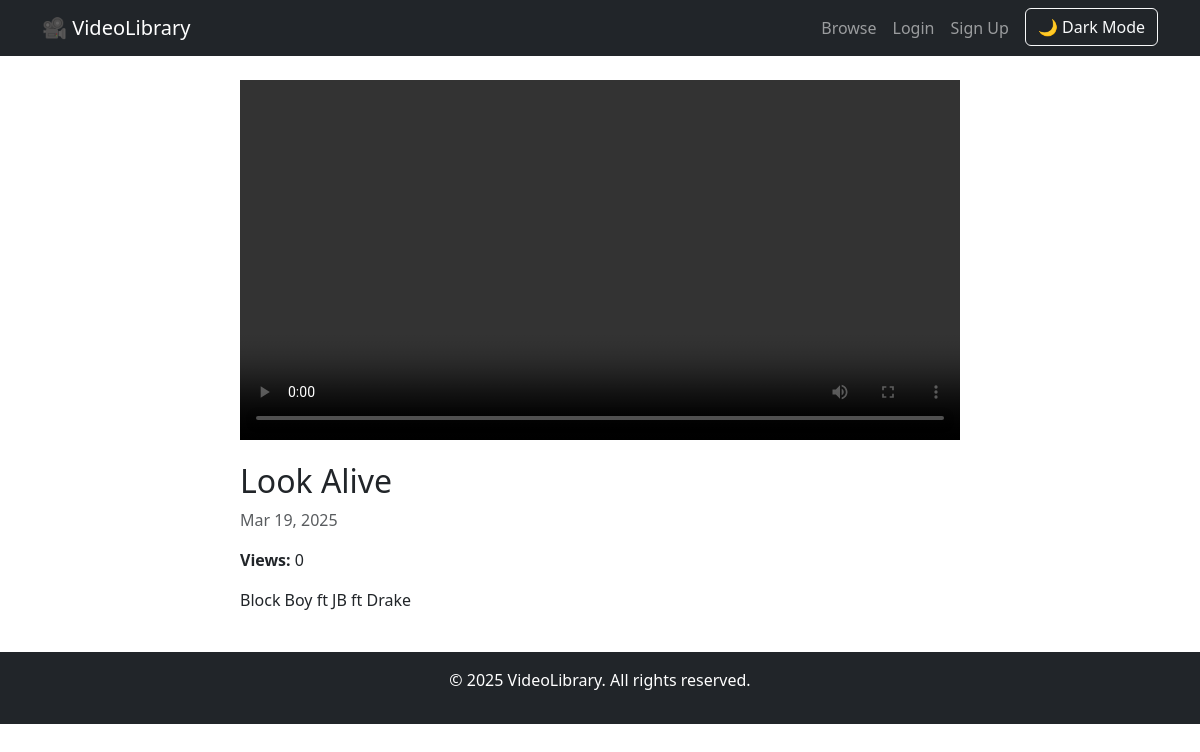
The page /videos/videos/1/ on the database as committed earlier.
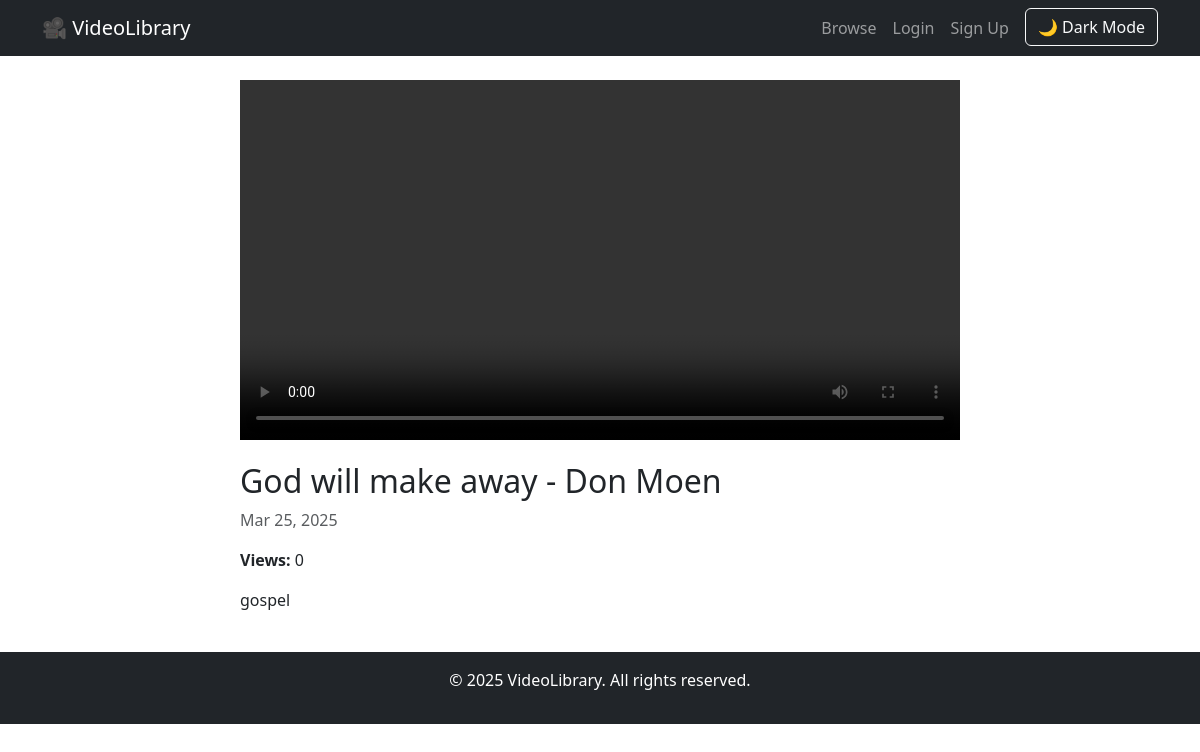
The same page on the database as committed later.
### Video/models.py (models this page shows, shortened)
class Video(models.Model):
    title = models.CharField(max_length=255, unique=True)
    slug = models.SlugField(unique=True, blank=True, null=True)
    description = models.TextField(blank=True, null=True)
    file = models.FileField(upload_to='videos/')
    thumbnail = models.ImageField(
        upload_to='thumbnails/',
        blank=True,
        null=True,
        default='thumbnails/default-thumbnail.jpg'
    )
    category = models.CharField(max_length=100, choices=[
        ('Music', 'Music'),
        ('Sports', 'Sports'),
        ('Education', 'Education'),
        ('Movies', 'Movies'),
        ('Gaming', 'Gaming'),
        ('Technology', 'Technology'),
    ], default='Education')
    tags = models.CharField(max_length=255, blank=True, help_text="Comma-separated tags")  # For better search filtering
    views = models.PositiveIntegerField(default=0)  # Track video views
    is_public = models.BooleanField(default=True)  # Visibility toggle (public/private)
    uploaded_by = models.ForeignKey(User, on_delete=models.CASCADE, related_name="videos")
    uploaded_at = models.DateTimeField(auto_now_add=True)

### Video/views.py (the view)
# urls.py: path("videos/<int:video_id>/", watch_video, name="watch_video"),
def watch_video(request, video_id):
    video = get_object_or_404(Video, id=video_id)
    return render(request, "video/watch_video.html", {"video": video})

### Video/templates/video/watch_video.html (shortened to what this page needs)
{% extends "base.html" %}
{% block content %}
<div class="container mt-4">
    <div class="row">
        <div class="col-md-8 offset-md-2">
            <div class="embed-responsive embed-responsive-16by9">
                <video width="100%" controls>
                    <source src="{{ video.file.url }}" type="video/mp4">
                </video>
            </div>
            <h2 class="mt-3">{{ video.title }}</h2>
            <p class="text-muted">{{ video.uploaded_at|date:"M d, Y" }}</p>
            <p><strong>Views:</strong> {{ video.views }}</p>
            <p>{{ video.description }}</p>
        </div>
    </div>
</div>
{% endblock %}

### templates/base.html (shortened to what this page needs)
<!DOCTYPE html>
<html lang="en">
<head>
    {% load static %}
    <link rel="stylesheet" href="https://cdn.jsdelivr.net/npm/bootstrap@5.3.0/dist/css/bootstrap.min.css">
    <link rel="stylesheet" href="{% static 'css/style.css' %}">
</head>
<body class="{% block body_class %}{% endblock %}">
    <nav class="navbar navbar-expand-lg navbar-dark bg-dark">
        <div class="container">
            <a class="navbar-brand" href="{% url 'video_list' %}">🎥 VideoLibrary</a>
            <div class="collapse navbar-collapse" id="navbarNav">
                <ul class="navbar-nav ms-auto">
                    <li class="nav-item"><a class="nav-link" href="{% url 'browse' %}">Browse</a></li>
                    {% if user.is_authenticated %}
                        <li class="nav-item"><a class="nav-link" href="{% url 'upload_video' %}">Upload</a></li>
                        <li class="nav-item"><a class="nav-link" href="{% url 'logout' %}">Logout</a></li>
                        <li class="nav-item"><a class="nav-link" href="{% url 'profile' %}">👤 {{ user.username }}</a></li>
                    {% else %}
                        <li class="nav-item"><a class="nav-link" href="{% url 'login' %}">Login</a></li>
                        <li class="nav-item"><a class="nav-link" href="{% url 'register' %}">Sign Up</a></li>
                    {% endif %}
                    <li class="nav-item">
                        <button id="theme-toggle" class="btn btn-outline-light ms-2">🌙 Dark Mode</button>
                    </li>
                </ul>
            </div>
        </div>
    </nav>
    <main class="container my-4">
        {% block content %}{% endblock %}
    </main>
    <div id="notification-box" class="position-fixed top-0 end-0 p-3" style="z-index: 9999;"></div>
    <footer class="footer bg-dark text-white text-center py-3">
        <p>&copy; 2025 VideoLibrary. All rights reserved.</p>
    </footer>
</body>
</html>

Rows that differ between the two databases and show on the page:
changed Video: title "Look Alive" → "God will make away - Don Moen"; uploaded_at "Mar 19, 2025" → "Mar 25, 2025"; description "Block Boy ft JB ft Drake" → "gospel"
